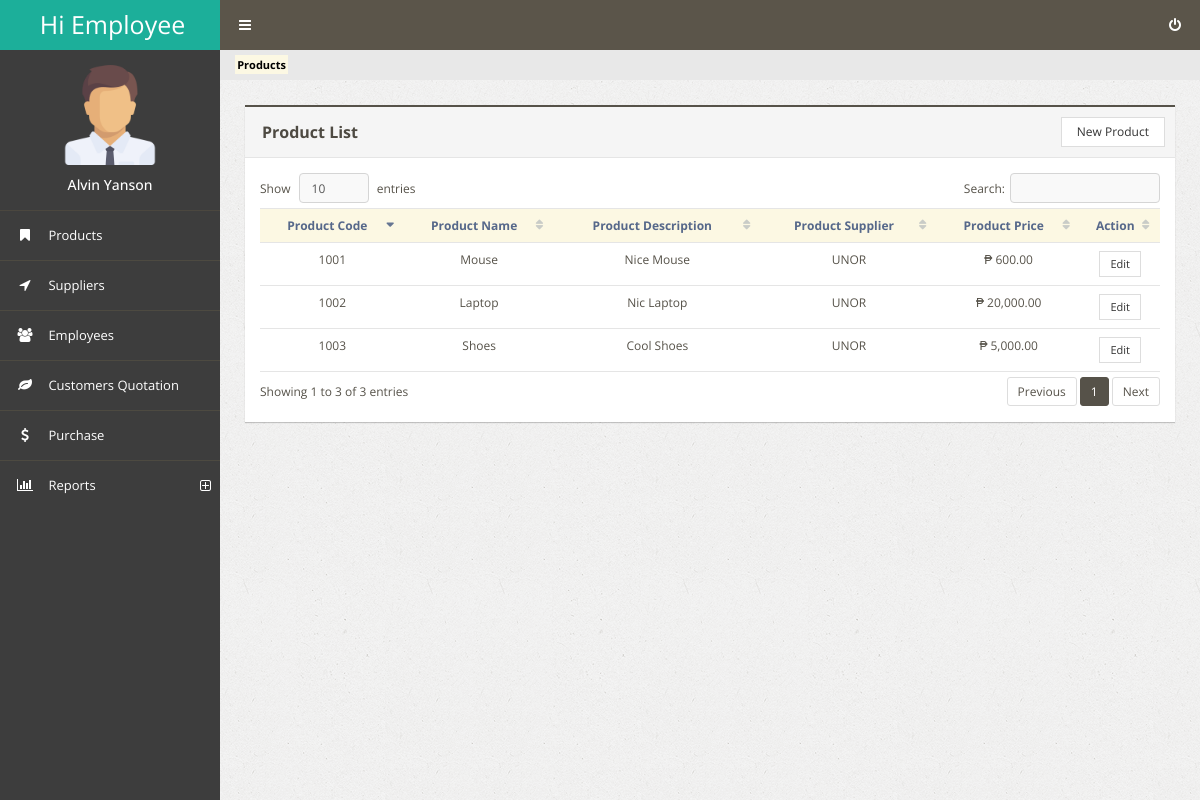
The page /home_employee.php (signed in) on the database its author committed.
### tables this page shows
CREATE TABLE IF NOT EXISTS `users` (
  `user_id` int(10) NOT NULL AUTO_INCREMENT,
  `fullname` varchar(20) NOT NULL,
  `contact_no` varchar(20) NOT NULL,
  `username` varchar(20) NOT NULL,
  `password` varchar(20) NOT NULL,
  `type` varchar(20) NOT NULL,
  `login` varchar(30) NOT NULL,
  PRIMARY KEY (`user_id`)
);

CREATE TABLE IF NOT EXISTS `products` (
  `product_id` int(10) NOT NULL AUTO_INCREMENT,
  `code` varchar(10) NOT NULL,
  `prod_name` varchar(20) NOT NULL,
  `description` varchar(20) NOT NULL,
  `supplier` varchar(20) NOT NULL,
  `price` varchar(10) NOT NULL,
  PRIMARY KEY (`product_id`)
);

### home_employee.php (the view, shortened to what this page needs)
<!DOCTYPE html>
<html lang="en">
	<head>
		<link rel="stylesheet" type="text/css" id="theme" href="css/theme-brown.css" />
		<link rel="stylesheet" type="text/css" href="assets2/vendor/font-awesome/css/font-awesome.min.css" />
	</head>
	<body>
		<?php
		require 'config.php';
		$query = $conn->query("SELECT * FROM `users` WHERE `user_id` = $_SESSION[user_id]") or die(mysqli_error());
		$find = $query->fetch_array();
		?>
		<div class="page-container">
			<?php require 'require/employeesidebar.php'?>
			<div class="page-content">
				<?php require 'require/header.php'?>
				<ul class="breadcrumb">
					<li class="active"><strong><mark>Products</mark></strong></li>
				</ul>
				<div class="page-content-wrap">
					<div class="panel-body list-group list-group-contacts scroll" style="height: 550px;">
						<div class="row">
							<div class="col-md-12">
								<div class="panel panel-primary">
									<div class="panel-heading">
										<h3 class="panel-title"><strong>Product List</strong></h3>
										<div class="btn-group pull-right">
											<div class="pull-left">
												<button class="btn btn-default btn-md" data-toggle="modal" data-target="#new_product">New Product</button>
											</div>
										</div>
									</div>
									<div class="panel-body">
										<table id="print" class="table datatable">
											<thead>
												<tr class="warning">
													<th><center>Product Code</center></th>
													<th><center>Product Name</center></th>
													<th><center>Product Description</center></th>
													<th><center>Product Supplier</center></th>
													<th><center>Product Price</center></th>
													<th><center>Action</center></th>
												</tr>
											</thead>
											<tbody>
												<?php
	require 'config.php';
			$query = $conn->query("SELECT * FROM `products` ORDER BY `product_id` DESC") or die(mysqli_error());
			while($fetch = $query->fetch_array()){
												?>
												<tr>
													<td><center><?php echo $fetch['code']?></center></td>
													<td><center><?php echo $fetch['prod_name']?></center></td>
													<td><center><?php echo $fetch['description']?></center></td>
													<td><center><?php echo $fetch['supplier']?></center></td>
													<td><center>₱ <?php echo number_format($fetch['price'], 2)?></center></td>
													<td><center>
														<a href="#updateproduct<?php echo $fetch['product_id'];?>" data-target="#updateproduct<?php echo $fetch['product_id'];?>" data-toggle="modal" class="btn btn-default btn-sm">Edit</a>
														</center>
													</td>
												</tr>
												<?php
			}
												?>
											</tbody>
										</table>
									</div>
								</div>
							</div>
						</div>
					</div>
				</div>
			</div>
		</div>
	</body>
</html>

### require/employeesidebar.php (shortened to what this page needs)
<div class="page-sidebar">
	<ul class="x-navigation">
		<li class="xn-logo">
			<a href="home.php">Hi Employee</a>
		</li>
		<li class="xn-profile">
			<div class="profile">
				<div class="profile-image">
					<img src="assets2/img/boss.png" alt="BHTC-PMIS" />
				</div>
				<div class="profile-data">
					<div class="profile-data-name">
						<?php
						echo $find['fullname'];
						?>
					</div>
				</div>
			</div>
		</li>
		<li>
			<a href="home_employee.php"><span class="fa fa-bookmark"></span> <span class="xn-text">Products</span></a>
		</li>
		<li>
			<a href="suppliers.php"><span class="fa fa-location-arrow"></span> <span class="xn-text">Suppliers</span></a>
		</li>
		<li>
			<a href="employees.php"><span class="fa fa-group"></span> <span class="xn-text">Employees</span></a>
		</li>
		<li>
			<a href="customer.php"><span class="fa fa-leaf"></span> <span class="xn-text">Customers Quotation</span></a>
		</li>
		<li>
			<a href="customerpurchase.php"><span class="fa fa-dollar"></span> <span class="xn-text">Purchase</span></a>
		</li>
		<li class="xn-openable">
			<a href="#"><span class="fa fa-bar-chart-o"></span> <span class="xn-text">Reports</span></a>
		</li>
	</ul>
</div>

### require/header.php
<ul class="x-navigation x-navigation-horizontal x-navigation-panel">
	<li class="xn-icon-button">
		<a href="#" class="x-navigation-minimize"><span class="fa fa-bars"></span></a>
	</li>
	<li class="xn-icon-button pull-right">
		<a href="actions/logout.php" class="mb-control" data-box="#mb-signout"><span class="fa fa-power-off"></span></a>
	</li>
</ul>

### rows shown on the page
users: fullname "Alvin Yanson"
products: code "1003", prod_name "Shoes", description "Cool Shoes", supplier "UNOR", price "5,000.00"
products: code "1002", prod_name "Laptop", description "Nic Laptop", supplier "UNOR", price "20,000.00"
products: code "1001", prod_name "Mouse", description "Nice Mouse", supplier "UNOR", price "600.00"
